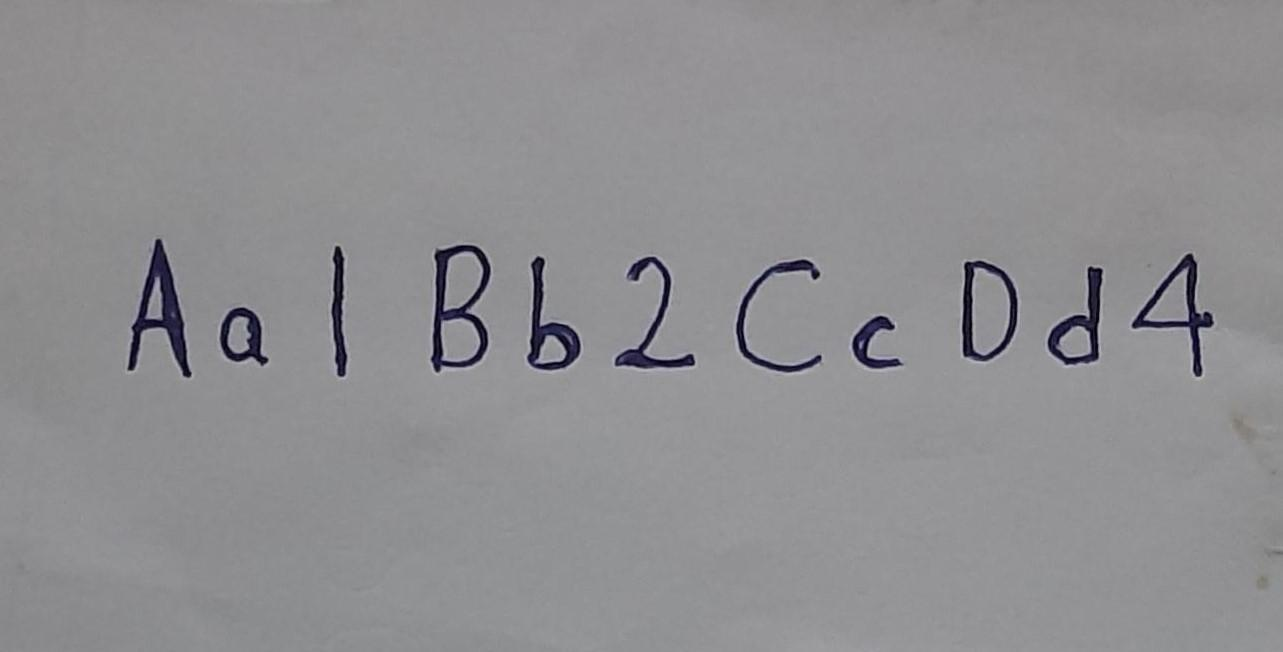
#> input picture original.jpg, 1283 x 652 px
$ python Main.py
#> lines starting #> are read from the running program, lines starting #| are printed output that depends on the picture
import pytesseract as tess
tess.pytesseract.tesseract_cmd = r'C:\Program Files\Tesseract-OCR\tesseract.exe'
from PIL import Image,ImageEnhance

name = input()
#> the answer given: original.jpg

enhancer = ImageEnhance.Sharpness(Image.open(str(name)))
enhancer.enhance(1.5).save(str(name))

enhancer = ImageEnhance.Brightness(Image.open(str(name)))
enhancer.enhance(1.5).save(str(name))
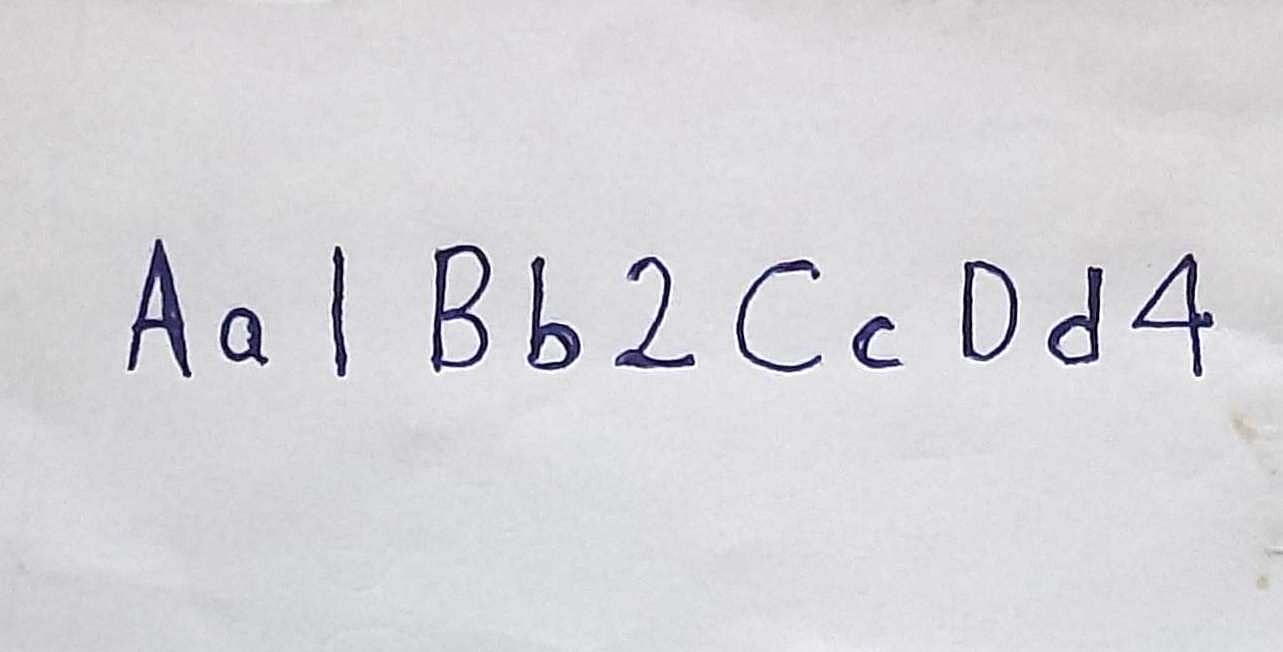
#> saved as original.jpg: PIL image 1283x652 RGB; mean R, G, B 214.1, 213.4, 217.1

enhancer = ImageEnhance.Contrast(Image.open(str(name)))
enhancer.enhance(1.5).save(str(name))
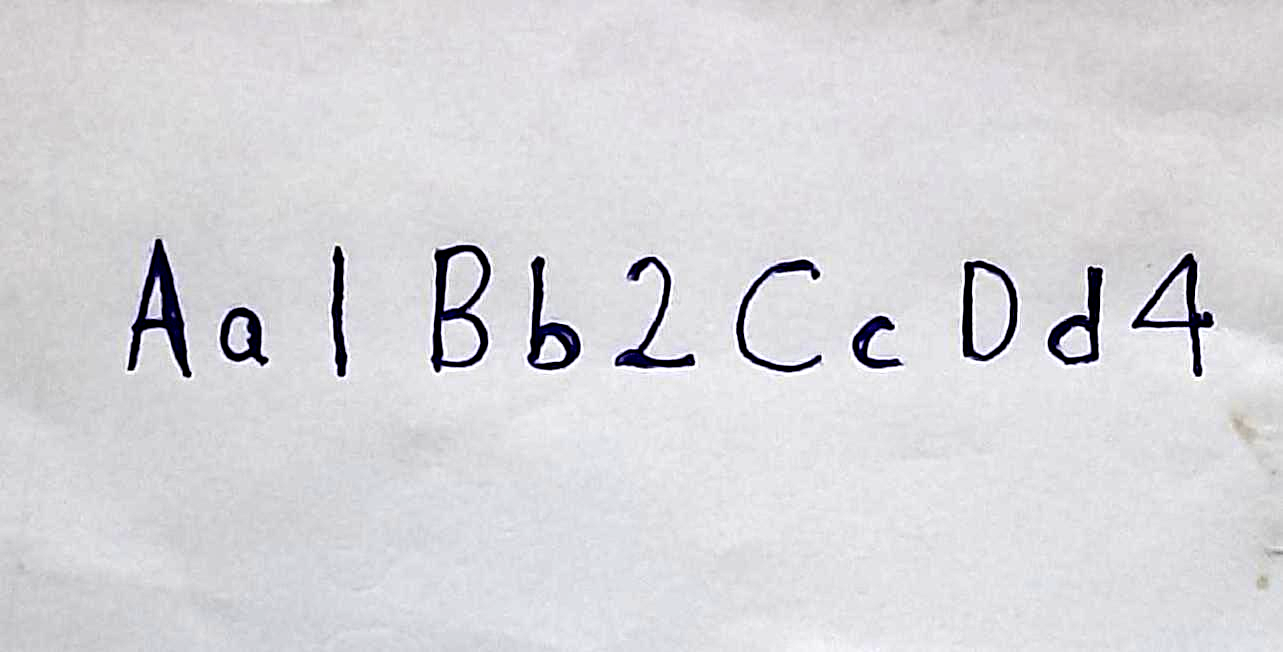
#> saved as original.jpg: PIL image 1283x652 RGB; mean R, G, B 214.6, 214.1, 217.7

#> (the run stopped early here; a loop or call above may not have finished)
